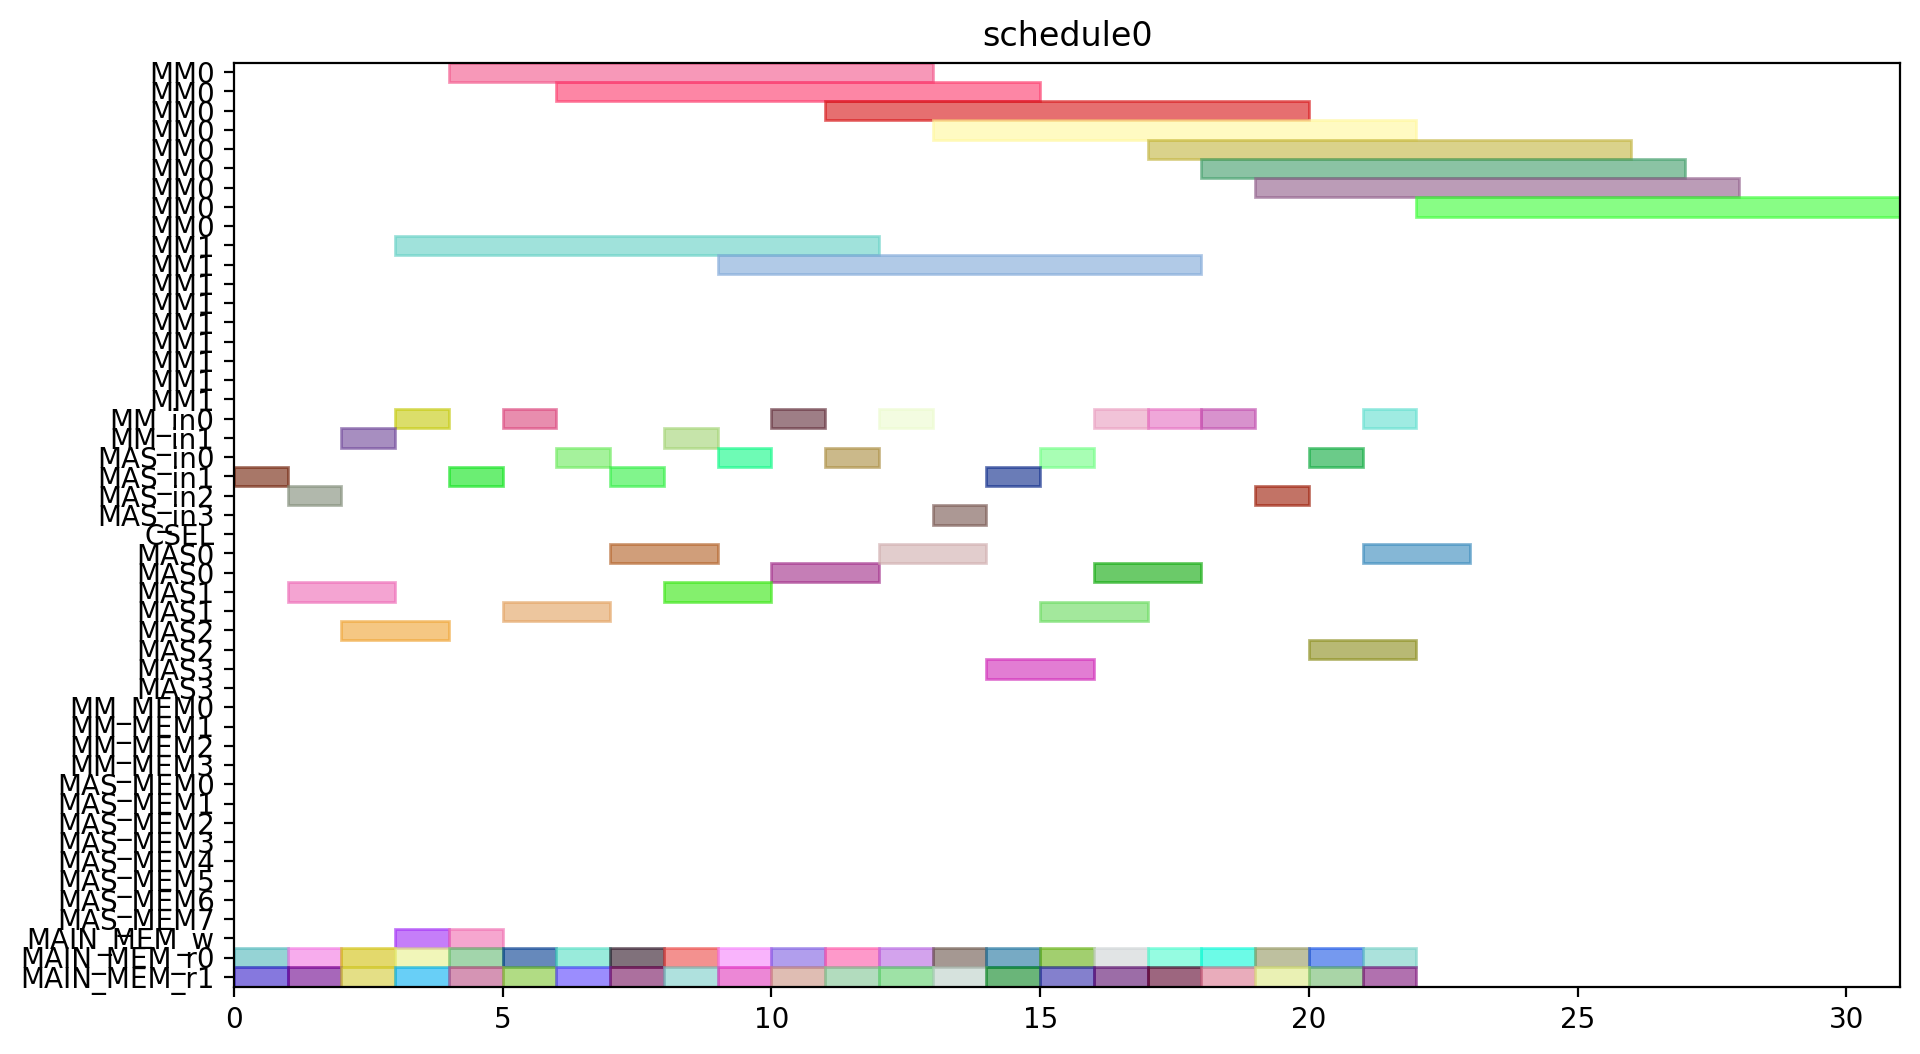

This figure's Python source:
from pyschedule import Scenario, solvers, plotters, alt


def solve():
	horizon = 120
	S = Scenario("schedule0", horizon=horizon)

	# resource
	MM = S.Resources('MM', num=2, size=9)
	MM_in = S.Resources('MM_in', num=2)
	MAS_in = S.Resources('MAS_in', num=4)
	CSEL = S.Resource('CSEL')
	MAS = S.Resources('MAS', num=4, size=2, periods=range(1, horizon))
	MM_MEM = S.Resources('MM_MEM', num=4)
	MAS_MEM = S.Resources('MAS_MEM', num=8)
	MAIN_MEM_w = S.Resource('MAIN_MEM_w', size=1)
	MAIN_MEM_r = S.Resources('MAIN_MEM_r', num=2)

	# result of previous scheduling

	# new tasks
	c10_t0 = S.Task('c10_t0', length=9, delay_cost=1)
	c10_t0 += alt(MM)
	c10_t0_in = S.Task('c10_t0_in', length=1, delay_cost=1)
	c10_t0_in += alt(MM_in)
	S += c10_t0_in*MM_in[0]<=c10_t0*MM[0]
	S += c10_t0_in*MM_in[1]<=c10_t0*MM[1]
	c10_t0_mem0 = S.Task('c10_t0_mem0', length=1, delay_cost=1)
	c10_t0_mem0 += MAIN_MEM_r[0]
	S += c10_t0_mem0 <= c10_t0

	c10_t0_mem1 = S.Task('c10_t0_mem1', length=1, delay_cost=1)
	c10_t0_mem1 += MAIN_MEM_r[1]
	S += c10_t0_mem1 <= c10_t0

	c10_t1 = S.Task('c10_t1', length=9, delay_cost=1)
	c10_t1 += alt(MM)
	c10_t1_in = S.Task('c10_t1_in', length=1, delay_cost=1)
	c10_t1_in += alt(MM_in)
	S += c10_t1_in*MM_in[0]<=c10_t1*MM[0]
	S += c10_t1_in*MM_in[1]<=c10_t1*MM[1]
	c10_t1_mem0 = S.Task('c10_t1_mem0', length=1, delay_cost=1)
	c10_t1_mem0 += MAIN_MEM_r[0]
	S += c10_t1_mem0 <= c10_t1

	c10_t1_mem1 = S.Task('c10_t1_mem1', length=1, delay_cost=1)
	c10_t1_mem1 += MAIN_MEM_r[1]
	S += c10_t1_mem1 <= c10_t1

	c10_t2 = S.Task('c10_t2', length=2, delay_cost=1)
	c10_t2 += alt(MAS)
	c10_t2_in = S.Task('c10_t2_in', length=1, delay_cost=1)
	c10_t2_in += alt(MAS_in)
	S += c10_t2_in*MAS_in[0]<=c10_t2*MAS[0]

	S += c10_t2_in*MAS_in[1]<=c10_t2*MAS[1]

	S += c10_t2_in*MAS_in[2]<=c10_t2*MAS[2]

	S += c10_t2_in*MAS_in[3]<=c10_t2*MAS[3]

	c10_t2_mem0 = S.Task('c10_t2_mem0', length=1, delay_cost=1)
	c10_t2_mem0 += MAIN_MEM_r[0]
	S += c10_t2_mem0 <= c10_t2

	c10_t2_mem1 = S.Task('c10_t2_mem1', length=1, delay_cost=1)
	c10_t2_mem1 += MAIN_MEM_r[1]
	S += c10_t2_mem1 <= c10_t2

	c10_t3 = S.Task('c10_t3', length=2, delay_cost=1)
	c10_t3 += alt(MAS)
	c10_t3_in = S.Task('c10_t3_in', length=1, delay_cost=1)
	c10_t3_in += alt(MAS_in)
	S += c10_t3_in*MAS_in[0]<=c10_t3*MAS[0]

	S += c10_t3_in*MAS_in[1]<=c10_t3*MAS[1]

	S += c10_t3_in*MAS_in[2]<=c10_t3*MAS[2]

	S += c10_t3_in*MAS_in[3]<=c10_t3*MAS[3]

	c10_t3_mem0 = S.Task('c10_t3_mem0', length=1, delay_cost=1)
	c10_t3_mem0 += MAIN_MEM_r[0]
	S += c10_t3_mem0 <= c10_t3

	c10_t3_mem1 = S.Task('c10_t3_mem1', length=1, delay_cost=1)
	c10_t3_mem1 += MAIN_MEM_r[1]
	S += c10_t3_mem1 <= c10_t3

	c20_t0 = S.Task('c20_t0', length=9, delay_cost=1)
	c20_t0 += alt(MM)
	c20_t0_in = S.Task('c20_t0_in', length=1, delay_cost=1)
	c20_t0_in += alt(MM_in)
	S += c20_t0_in*MM_in[0]<=c20_t0*MM[0]
	S += c20_t0_in*MM_in[1]<=c20_t0*MM[1]
	c20_t0_mem0 = S.Task('c20_t0_mem0', length=1, delay_cost=1)
	c20_t0_mem0 += MAIN_MEM_r[0]
	S += c20_t0_mem0 <= c20_t0

	c20_t0_mem1 = S.Task('c20_t0_mem1', length=1, delay_cost=1)
	c20_t0_mem1 += MAIN_MEM_r[1]
	S += c20_t0_mem1 <= c20_t0

	c20_t1 = S.Task('c20_t1', length=9, delay_cost=1)
	c20_t1 += alt(MM)
	c20_t1_in = S.Task('c20_t1_in', length=1, delay_cost=1)
	c20_t1_in += alt(MM_in)
	S += c20_t1_in*MM_in[0]<=c20_t1*MM[0]
	S += c20_t1_in*MM_in[1]<=c20_t1*MM[1]
	c20_t1_mem0 = S.Task('c20_t1_mem0', length=1, delay_cost=1)
	c20_t1_mem0 += MAIN_MEM_r[0]
	S += c20_t1_mem0 <= c20_t1

	c20_t1_mem1 = S.Task('c20_t1_mem1', length=1, delay_cost=1)
	c20_t1_mem1 += MAIN_MEM_r[1]
	S += c20_t1_mem1 <= c20_t1

	c20_t2 = S.Task('c20_t2', length=2, delay_cost=1)
	c20_t2 += alt(MAS)
	c20_t2_in = S.Task('c20_t2_in', length=1, delay_cost=1)
	c20_t2_in += alt(MAS_in)
	S += c20_t2_in*MAS_in[0]<=c20_t2*MAS[0]

	S += c20_t2_in*MAS_in[1]<=c20_t2*MAS[1]

	S += c20_t2_in*MAS_in[2]<=c20_t2*MAS[2]

	S += c20_t2_in*MAS_in[3]<=c20_t2*MAS[3]

	c20_t2_mem0 = S.Task('c20_t2_mem0', length=1, delay_cost=1)
	c20_t2_mem0 += MAIN_MEM_r[0]
	S += c20_t2_mem0 <= c20_t2

	c20_t2_mem1 = S.Task('c20_t2_mem1', length=1, delay_cost=1)
	c20_t2_mem1 += MAIN_MEM_r[1]
	S += c20_t2_mem1 <= c20_t2

	c20_t3 = S.Task('c20_t3', length=2, delay_cost=1)
	c20_t3 += alt(MAS)
	c20_t3_in = S.Task('c20_t3_in', length=1, delay_cost=1)
	c20_t3_in += alt(MAS_in)
	S += c20_t3_in*MAS_in[0]<=c20_t3*MAS[0]

	S += c20_t3_in*MAS_in[1]<=c20_t3*MAS[1]

	S += c20_t3_in*MAS_in[2]<=c20_t3*MAS[2]

	S += c20_t3_in*MAS_in[3]<=c20_t3*MAS[3]

	c20_t3_mem0 = S.Task('c20_t3_mem0', length=1, delay_cost=1)
	c20_t3_mem0 += MAIN_MEM_r[0]
	S += c20_t3_mem0 <= c20_t3

	c20_t3_mem1 = S.Task('c20_t3_mem1', length=1, delay_cost=1)
	c20_t3_mem1 += MAIN_MEM_r[1]
	S += c20_t3_mem1 <= c20_t3

	c01_t0 = S.Task('c01_t0', length=9, delay_cost=1)
	c01_t0 += alt(MM)
	c01_t0_in = S.Task('c01_t0_in', length=1, delay_cost=1)
	c01_t0_in += alt(MM_in)
	S += c01_t0_in*MM_in[0]<=c01_t0*MM[0]
	S += c01_t0_in*MM_in[1]<=c01_t0*MM[1]
	c01_t0_mem0 = S.Task('c01_t0_mem0', length=1, delay_cost=1)
	c01_t0_mem0 += MAIN_MEM_r[0]
	S += c01_t0_mem0 <= c01_t0

	c01_t0_mem1 = S.Task('c01_t0_mem1', length=1, delay_cost=1)
	c01_t0_mem1 += MAIN_MEM_r[1]
	S += c01_t0_mem1 <= c01_t0

	c01_t1 = S.Task('c01_t1', length=9, delay_cost=1)
	c01_t1 += alt(MM)
	c01_t1_in = S.Task('c01_t1_in', length=1, delay_cost=1)
	c01_t1_in += alt(MM_in)
	S += c01_t1_in*MM_in[0]<=c01_t1*MM[0]
	S += c01_t1_in*MM_in[1]<=c01_t1*MM[1]
	c01_t1_mem0 = S.Task('c01_t1_mem0', length=1, delay_cost=1)
	c01_t1_mem0 += MAIN_MEM_r[0]
	S += c01_t1_mem0 <= c01_t1

	c01_t1_mem1 = S.Task('c01_t1_mem1', length=1, delay_cost=1)
	c01_t1_mem1 += MAIN_MEM_r[1]
	S += c01_t1_mem1 <= c01_t1

	c01_t2 = S.Task('c01_t2', length=2, delay_cost=1)
	c01_t2 += alt(MAS)
	c01_t2_in = S.Task('c01_t2_in', length=1, delay_cost=1)
	c01_t2_in += alt(MAS_in)
	S += c01_t2_in*MAS_in[0]<=c01_t2*MAS[0]

	S += c01_t2_in*MAS_in[1]<=c01_t2*MAS[1]

	S += c01_t2_in*MAS_in[2]<=c01_t2*MAS[2]

	S += c01_t2_in*MAS_in[3]<=c01_t2*MAS[3]

	c01_t2_mem0 = S.Task('c01_t2_mem0', length=1, delay_cost=1)
	c01_t2_mem0 += MAIN_MEM_r[0]
	S += c01_t2_mem0 <= c01_t2

	c01_t2_mem1 = S.Task('c01_t2_mem1', length=1, delay_cost=1)
	c01_t2_mem1 += MAIN_MEM_r[1]
	S += c01_t2_mem1 <= c01_t2

	c01_t3 = S.Task('c01_t3', length=2, delay_cost=1)
	c01_t3 += alt(MAS)
	c01_t3_in = S.Task('c01_t3_in', length=1, delay_cost=1)
	c01_t3_in += alt(MAS_in)
	S += c01_t3_in*MAS_in[0]<=c01_t3*MAS[0]

	S += c01_t3_in*MAS_in[1]<=c01_t3*MAS[1]

	S += c01_t3_in*MAS_in[2]<=c01_t3*MAS[2]

	S += c01_t3_in*MAS_in[3]<=c01_t3*MAS[3]

	c01_t3_mem0 = S.Task('c01_t3_mem0', length=1, delay_cost=1)
	c01_t3_mem0 += MAIN_MEM_r[0]
	S += c01_t3_mem0 <= c01_t3

	c01_t3_mem1 = S.Task('c01_t3_mem1', length=1, delay_cost=1)
	c01_t3_mem1 += MAIN_MEM_r[1]
	S += c01_t3_mem1 <= c01_t3

	c11_t0 = S.Task('c11_t0', length=9, delay_cost=1)
	c11_t0 += alt(MM)
	c11_t0_in = S.Task('c11_t0_in', length=1, delay_cost=1)
	c11_t0_in += alt(MM_in)
	S += c11_t0_in*MM_in[0]<=c11_t0*MM[0]
	S += c11_t0_in*MM_in[1]<=c11_t0*MM[1]
	c11_t0_mem0 = S.Task('c11_t0_mem0', length=1, delay_cost=1)
	c11_t0_mem0 += MAIN_MEM_r[0]
	S += c11_t0_mem0 <= c11_t0

	c11_t0_mem1 = S.Task('c11_t0_mem1', length=1, delay_cost=1)
	c11_t0_mem1 += MAIN_MEM_r[1]
	S += c11_t0_mem1 <= c11_t0

	c11_t1 = S.Task('c11_t1', length=9, delay_cost=1)
	c11_t1 += alt(MM)
	c11_t1_in = S.Task('c11_t1_in', length=1, delay_cost=1)
	c11_t1_in += alt(MM_in)
	S += c11_t1_in*MM_in[0]<=c11_t1*MM[0]
	S += c11_t1_in*MM_in[1]<=c11_t1*MM[1]
	c11_t1_mem0 = S.Task('c11_t1_mem0', length=1, delay_cost=1)
	c11_t1_mem0 += MAIN_MEM_r[0]
	S += c11_t1_mem0 <= c11_t1

	c11_t1_mem1 = S.Task('c11_t1_mem1', length=1, delay_cost=1)
	c11_t1_mem1 += MAIN_MEM_r[1]
	S += c11_t1_mem1 <= c11_t1

	c11_t2 = S.Task('c11_t2', length=2, delay_cost=1)
	c11_t2 += alt(MAS)
	c11_t2_in = S.Task('c11_t2_in', length=1, delay_cost=1)
	c11_t2_in += alt(MAS_in)
	S += c11_t2_in*MAS_in[0]<=c11_t2*MAS[0]

	S += c11_t2_in*MAS_in[1]<=c11_t2*MAS[1]

	S += c11_t2_in*MAS_in[2]<=c11_t2*MAS[2]

	S += c11_t2_in*MAS_in[3]<=c11_t2*MAS[3]

	c11_t2_mem0 = S.Task('c11_t2_mem0', length=1, delay_cost=1)
	c11_t2_mem0 += MAIN_MEM_r[0]
	S += c11_t2_mem0 <= c11_t2

	c11_t2_mem1 = S.Task('c11_t2_mem1', length=1, delay_cost=1)
	c11_t2_mem1 += MAIN_MEM_r[1]
	S += c11_t2_mem1 <= c11_t2

	c11_t3 = S.Task('c11_t3', length=2, delay_cost=1)
	c11_t3 += alt(MAS)
	c11_t3_in = S.Task('c11_t3_in', length=1, delay_cost=1)
	c11_t3_in += alt(MAS_in)
	S += c11_t3_in*MAS_in[0]<=c11_t3*MAS[0]

	S += c11_t3_in*MAS_in[1]<=c11_t3*MAS[1]

	S += c11_t3_in*MAS_in[2]<=c11_t3*MAS[2]

	S += c11_t3_in*MAS_in[3]<=c11_t3*MAS[3]

	c11_t3_mem0 = S.Task('c11_t3_mem0', length=1, delay_cost=1)
	c11_t3_mem0 += MAIN_MEM_r[0]
	S += c11_t3_mem0 <= c11_t3

	c11_t3_mem1 = S.Task('c11_t3_mem1', length=1, delay_cost=1)
	c11_t3_mem1 += MAIN_MEM_r[1]
	S += c11_t3_mem1 <= c11_t3

	c21_t0 = S.Task('c21_t0', length=9, delay_cost=1)
	c21_t0 += alt(MM)
	c21_t0_in = S.Task('c21_t0_in', length=1, delay_cost=1)
	c21_t0_in += alt(MM_in)
	S += c21_t0_in*MM_in[0]<=c21_t0*MM[0]
	S += c21_t0_in*MM_in[1]<=c21_t0*MM[1]
	c21_t0_mem0 = S.Task('c21_t0_mem0', length=1, delay_cost=1)
	c21_t0_mem0 += MAIN_MEM_r[0]
	S += c21_t0_mem0 <= c21_t0

	c21_t0_mem1 = S.Task('c21_t0_mem1', length=1, delay_cost=1)
	c21_t0_mem1 += MAIN_MEM_r[1]
	S += c21_t0_mem1 <= c21_t0

	c21_t1 = S.Task('c21_t1', length=9, delay_cost=1)
	c21_t1 += alt(MM)
	c21_t1_in = S.Task('c21_t1_in', length=1, delay_cost=1)
	c21_t1_in += alt(MM_in)
	S += c21_t1_in*MM_in[0]<=c21_t1*MM[0]
	S += c21_t1_in*MM_in[1]<=c21_t1*MM[1]
	c21_t1_mem0 = S.Task('c21_t1_mem0', length=1, delay_cost=1)
	c21_t1_mem0 += MAIN_MEM_r[0]
	S += c21_t1_mem0 <= c21_t1

	c21_t1_mem1 = S.Task('c21_t1_mem1', length=1, delay_cost=1)
	c21_t1_mem1 += MAIN_MEM_r[1]
	S += c21_t1_mem1 <= c21_t1

	c21_t2 = S.Task('c21_t2', length=2, delay_cost=1)
	c21_t2 += alt(MAS)
	c21_t2_in = S.Task('c21_t2_in', length=1, delay_cost=1)
	c21_t2_in += alt(MAS_in)
	S += c21_t2_in*MAS_in[0]<=c21_t2*MAS[0]

	S += c21_t2_in*MAS_in[1]<=c21_t2*MAS[1]

	S += c21_t2_in*MAS_in[2]<=c21_t2*MAS[2]

	S += c21_t2_in*MAS_in[3]<=c21_t2*MAS[3]

	c21_t2_mem0 = S.Task('c21_t2_mem0', length=1, delay_cost=1)
	c21_t2_mem0 += MAIN_MEM_r[0]
	S += c21_t2_mem0 <= c21_t2

	c21_t2_mem1 = S.Task('c21_t2_mem1', length=1, delay_cost=1)
	c21_t2_mem1 += MAIN_MEM_r[1]
	S += c21_t2_mem1 <= c21_t2

	c21_t3 = S.Task('c21_t3', length=2, delay_cost=1)
	c21_t3 += alt(MAS)
	c21_t3_in = S.Task('c21_t3_in', length=1, delay_cost=1)
	c21_t3_in += alt(MAS_in)
	S += c21_t3_in*MAS_in[0]<=c21_t3*MAS[0]

	S += c21_t3_in*MAS_in[1]<=c21_t3*MAS[1]

	S += c21_t3_in*MAS_in[2]<=c21_t3*MAS[2]

	S += c21_t3_in*MAS_in[3]<=c21_t3*MAS[3]

	c21_t3_mem0 = S.Task('c21_t3_mem0', length=1, delay_cost=1)
	c21_t3_mem0 += MAIN_MEM_r[0]
	S += c21_t3_mem0 <= c21_t3

	c21_t3_mem1 = S.Task('c21_t3_mem1', length=1, delay_cost=1)
	c21_t3_mem1 += MAIN_MEM_r[1]
	S += c21_t3_mem1 <= c21_t3

	c000 = S.Task('c000', length=2, delay_cost=1)
	c000 += alt(MAS)
	c000_in = S.Task('c000_in', length=1, delay_cost=1)
	c000_in += alt(MAS_in)
	S += c000_in*MAS_in[0]<=c000*MAS[0]

	S += c000_in*MAS_in[1]<=c000*MAS[1]

	S += c000_in*MAS_in[2]<=c000*MAS[2]

	S += c000_in*MAS_in[3]<=c000*MAS[3]

	S += 0<c000

	c000_w = S.Task('c000_w', length=1, delay_cost=1)
	c000_w += alt(MAIN_MEM_w)
	S += c000 <= c000_w

	c000_mem0 = S.Task('c000_mem0', length=1, delay_cost=1)
	c000_mem0 += MAIN_MEM_r[0]
	S += c000_mem0 <= c000

	c000_mem1 = S.Task('c000_mem1', length=1, delay_cost=1)
	c000_mem1 += MAIN_MEM_r[1]
	S += c000_mem1 <= c000

	c001 = S.Task('c001', length=2, delay_cost=1)
	c001 += alt(MAS)
	c001_in = S.Task('c001_in', length=1, delay_cost=1)
	c001_in += alt(MAS_in)
	S += c001_in*MAS_in[0]<=c001*MAS[0]

	S += c001_in*MAS_in[1]<=c001*MAS[1]

	S += c001_in*MAS_in[2]<=c001*MAS[2]

	S += c001_in*MAS_in[3]<=c001*MAS[3]

	S += 0<c001

	c001_w = S.Task('c001_w', length=1, delay_cost=1)
	c001_w += alt(MAIN_MEM_w)
	S += c001 <= c001_w

	c001_mem0 = S.Task('c001_mem0', length=1, delay_cost=1)
	c001_mem0 += MAIN_MEM_r[0]
	S += c001_mem0 <= c001

	c001_mem1 = S.Task('c001_mem1', length=1, delay_cost=1)
	c001_mem1 += MAIN_MEM_r[1]
	S += c001_mem1 <= c001

	solvers.mip.solve(S,msg=1,kind='CPLEX',ratio_gap=1.01)

	solution = [['hoge']*len(S.solution()[1]) for i in range(len(S.solution()))]
	for i in range(len(S.solution())):
		for j in range(len(S.solution()[i])):
			solution[i][j]=str(S.solution()[i][j])
	print(solution)

	cycles = int(solution[-1][3])

	pic_file_name = "/mnt/rose/usr1/fukuda/ABE/multiRAM_multiMAS_16mux/scheduling_result/stage9MM2_stage2MAS4/FROB/schedule0.png"
	if(S.solution() != []):
		plotters.matplotlib.plot(S,img_filename=pic_file_name, show_task_labels=False, fig_size=(cycles*0.25+3, 6))

	return solution
